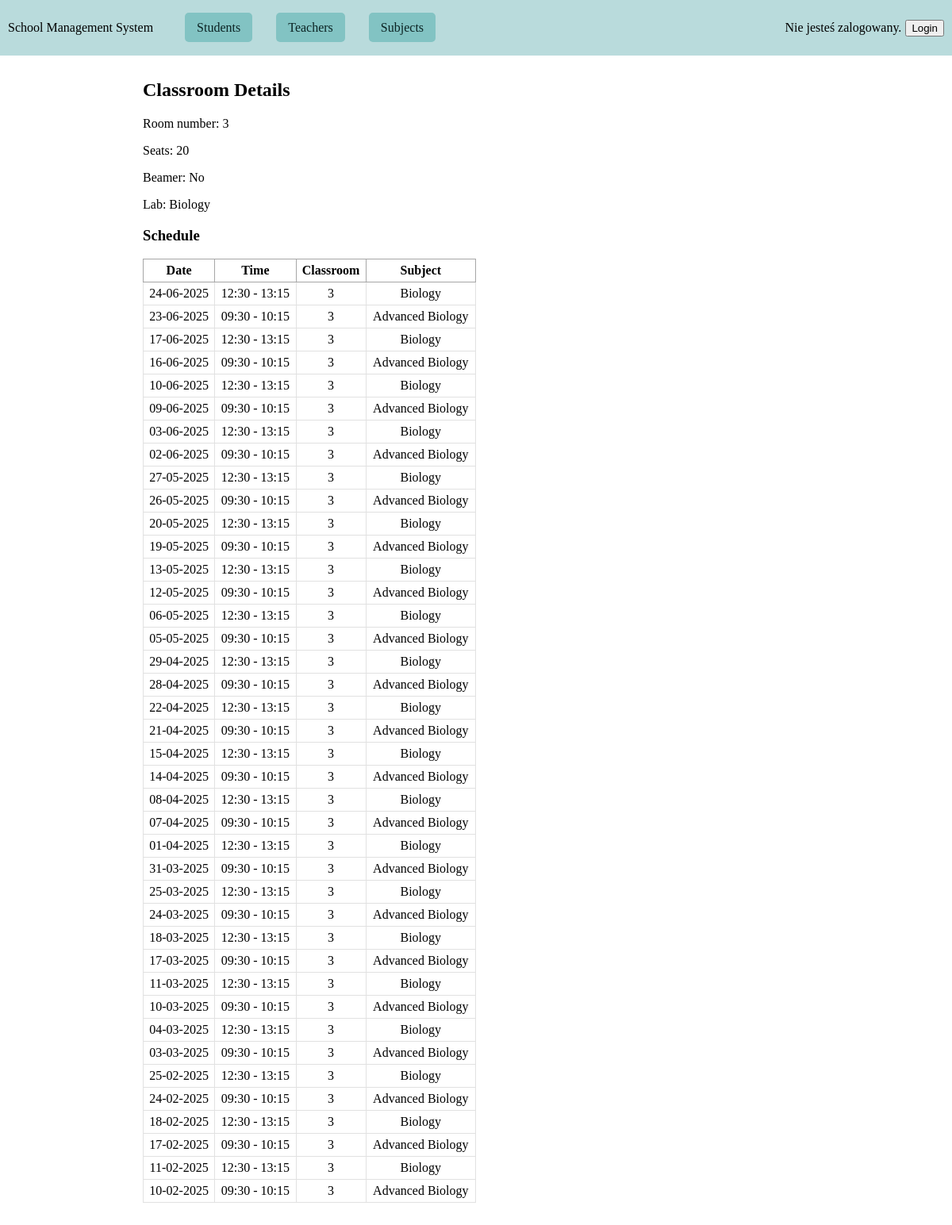
/teacher/classrooms/3/, run on the app's committed database.
### schooldata/models.py (models this page shows, shortened)
class ClassRoom(models.Model):
    room_number = models.IntegerField(primary_key=True,null=False, blank=False, unique=True)
    seats = models.IntegerField(null=False, blank=False)
    beamer = models.BooleanField(default=False)
    lab = models.IntegerField(choices=LAB, default=0)
    class Meta:
        ordering = ['room_number']
        constraints = [
            CheckConstraint(check=Q(seats__gt=0), name='seats_gt_zero'),
        ]
        indexes = [
            Index(fields=['room_number']),
        ]

class Schedule(models.Model):
    class_room = models.ForeignKey(ClassRoom, on_delete=models.CASCADE)
    teacher = models.ForeignKey(Teacher, on_delete=models.CASCADE)
    subject = models.ForeignKey(Subject, on_delete=models.CASCADE)
    date = models.DateField(null=False, blank=False)
    time = models.TimeField(null=False, blank=False)
    end_time = models.TimeField(null=True, blank=True)
    recurring = models.BooleanField(default=False)
    end_date = models.DateField(null=True, blank=True)
    class Meta:
        unique_together = ('class_room', 'date','time')
        ordering = ['class_room', '-date', 'time']
        indexes = [
            Index(fields=['class_room', 'date']),
        ]

class Subject(models.Model):
    name = models.CharField(max_length=100, null=False, blank=False)
    level = models.IntegerField(choices=LEVELS, default=0)
    description = models.TextField(null=False, blank=False)
    students = models.ManyToManyField(Student, related_name="subjects")
    teachers = models.ManyToManyField(Teacher, related_name="subjects_taught")
    class Meta:
        unique_together = ('name', 'level')
        ordering = ['name', '-level']

### teacher/views.py (the view)
# urls.py: path("classrooms/<int:pk>/", ClassroomDetailView.as_view(), name="classroom-details"),
class ClassroomDetailView(DetailView):
    model = ClassRoom
    template_name = "teacher/classroom_detail.html"
    context_object_name = "classroom"
    def get_context_data(self, **kwargs):
        context = super().get_context_data(**kwargs)
        classroom = self.get_object()
        context['schedules'] = Schedule.objects.filter(class_room=classroom).select_related('teacher')
        return context

### teacher/templates/teacher/classroom_detail.html (shortened to what this page needs)
{% extends 'schooldata/base.html' %}
{% block content %}
    <div class="content">
        <h2>Classroom Details</h2>
        <p>Room number: {{classroom.room_number }}</p>
        <p>Seats: {{classroom.seats }}</p>
        <p>Beamer: {% if classroom.beamer %} Yes {% else %} No {%endif %}</p>
        <p>Lab: {{classroom.get_lab_display }}</p>
        <h3>Schedule</h3>
                    <table class="schedule-table">
                        <thead>
                            <tr>
                                <th>Date</th>
                                <th>Time</th>
                                <th>Classroom</th>
                                <th>Subject</th>
                            </tr>
                        </thead>
                        <tbody>
                            {% for schedule in schedules %}
                                <tr>
                                    <td>{{schedule.date|date:"d-m-Y"}}</td>
                                    <td>{{schedule.time|time:"H:i"}} - {{schedule.end_time|time:"H:i"}}</td>
                                    <td>{{schedule.class_room.room_number}}</td>
                                    <td>{{schedule.subject.name}}</td>
                                </tr>
                            {% endfor %}
                        </tbody>
                    </table>
    </div>
{% endblock %}

### schooldata/static/styles.css (style rules this page uses)
body { margin: 0; }
.content { width: 70%; margin: auto; margin-bottom: 100px; }
.schedule-table { width: 50%; border-collapse: collapse; border-width: 1px; border-style: solid; border-color: #a6a6a6; }
.schedule-table th { text-align: center; border-width: 1px; border-style: solid; border-color: #a6a6a6; padding: 5px; }
.schedule-table td { border-width: 1px; border-style: solid; border-color: #e1e1e1; padding: 5px; text-align: center; }

### data on the page
ClassRoom: room_number "3", seats "20", lab "Biology"
Schedule: date "24-06-2025", time "12:30", end_time "13:15", class_room.room_number "3", subject.name "Biology"
Schedule: date "23-06-2025", time "09:30", end_time "10:15", class_room.room_number "3", subject.name "Advanced Biology"
Schedule: date "17-06-2025", time "12:30", end_time "13:15", class_room.room_number "3", subject.name "Biology"
Schedule: date "16-06-2025", time "09:30", end_time "10:15", class_room.room_number "3", subject.name "Advanced Biology"
Schedule: date "10-06-2025", time "12:30", end_time "13:15", class_room.room_number "3", subject.name "Biology"
Schedule: date "09-06-2025", time "09:30", end_time "10:15", class_room.room_number "3", subject.name "Advanced Biology"
Schedule: date "03-06-2025", time "12:30", end_time "13:15", class_room.room_number "3", subject.name "Biology"
Schedule: date "02-06-2025", time "09:30", end_time "10:15", class_room.room_number "3", subject.name "Advanced Biology"
Schedule: date "27-05-2025", time "12:30", end_time "13:15", class_room.room_number "3", subject.name "Biology"
Schedule: date "26-05-2025", time "09:30", end_time "10:15", class_room.room_number "3", subject.name "Advanced Biology"
Schedule: date "20-05-2025", time "12:30", end_time "13:15", class_room.room_number "3", subject.name "Biology"
Schedule: date "19-05-2025", time "09:30", end_time "10:15", class_room.room_number "3", subject.name "Advanced Biology"
Schedule: date "13-05-2025", time "12:30", end_time "13:15", class_room.room_number "3", subject.name "Biology"
Schedule: date "12-05-2025", time "09:30", end_time "10:15", class_room.room_number "3", subject.name "Advanced Biology"
Schedule: date "06-05-2025", time "12:30", end_time "13:15", class_room.room_number "3", subject.name "Biology"
Schedule: date "05-05-2025", time "09:30", end_time "10:15", class_room.room_number "3", subject.name "Advanced Biology"
Schedule: date "29-04-2025", time "12:30", end_time "13:15", class_room.room_number "3", subject.name "Biology"
Schedule: date "28-04-2025", time "09:30", end_time "10:15", class_room.room_number "3", subject.name "Advanced Biology"
Schedule: date "22-04-2025", time "12:30", end_time "13:15", class_room.room_number "3", subject.name "Biology"
Schedule: date "21-04-2025", time "09:30", end_time "10:15", class_room.room_number "3", subject.name "Advanced Biology"
Schedule: date "15-04-2025", time "12:30", end_time "13:15", class_room.room_number "3", subject.name "Biology"
Schedule: date "14-04-2025", time "09:30", end_time "10:15", class_room.room_number "3", subject.name "Advanced Biology"
Schedule: date "08-04-2025", time "12:30", end_time "13:15", class_room.room_number "3", subject.name "Biology"
Schedule: date "07-04-2025", time "09:30", end_time "10:15", class_room.room_number "3", subject.name "Advanced Biology"
Schedule: date "01-04-2025", time "12:30", end_time "13:15", class_room.room_number "3", subject.name "Biology"
Schedule: date "31-03-2025", time "09:30", end_time "10:15", class_room.room_number "3", subject.name "Advanced Biology"
Schedule: date "25-03-2025", time "12:30", end_time "13:15", class_room.room_number "3", subject.name "Biology"
Schedule: date "24-03-2025", time "09:30", end_time "10:15", class_room.room_number "3", subject.name "Advanced Biology"
Schedule: date "18-03-2025", time "12:30", end_time "13:15", class_room.room_number "3", subject.name "Biology"
Schedule: date "17-03-2025", time "09:30", end_time "10:15", class_room.room_number "3", subject.name "Advanced Biology"
Schedule: date "11-03-2025", time "12:30", end_time "13:15", class_room.room_number "3", subject.name "Biology"
Schedule: date "10-03-2025", time "09:30", end_time "10:15", class_room.room_number "3", subject.name "Advanced Biology"
Schedule: date "04-03-2025", time "12:30", end_time "13:15", class_room.room_number "3", subject.name "Biology"
Schedule: date "03-03-2025", time "09:30", end_time "10:15", class_room.room_number "3", subject.name "Advanced Biology"
Schedule: date "25-02-2025", time "12:30", end_time "13:15", class_room.room_number "3", subject.name "Biology"
Schedule: date "24-02-2025", time "09:30", end_time "10:15", class_room.room_number "3", subject.name "Advanced Biology"
Schedule: date "18-02-2025", time "12:30", end_time "13:15", class_room.room_number "3", subject.name "Biology"
Schedule: date "17-02-2025", time "09:30", end_time "10:15", class_room.room_number "3", subject.name "Advanced Biology"
Schedule: date "11-02-2025", time "12:30", end_time "13:15", class_room.room_number "3", subject.name "Biology"
Schedule: date "10-02-2025", time "09:30", end_time "10:15", class_room.room_number "3", subject.name "Advanced Biology"
